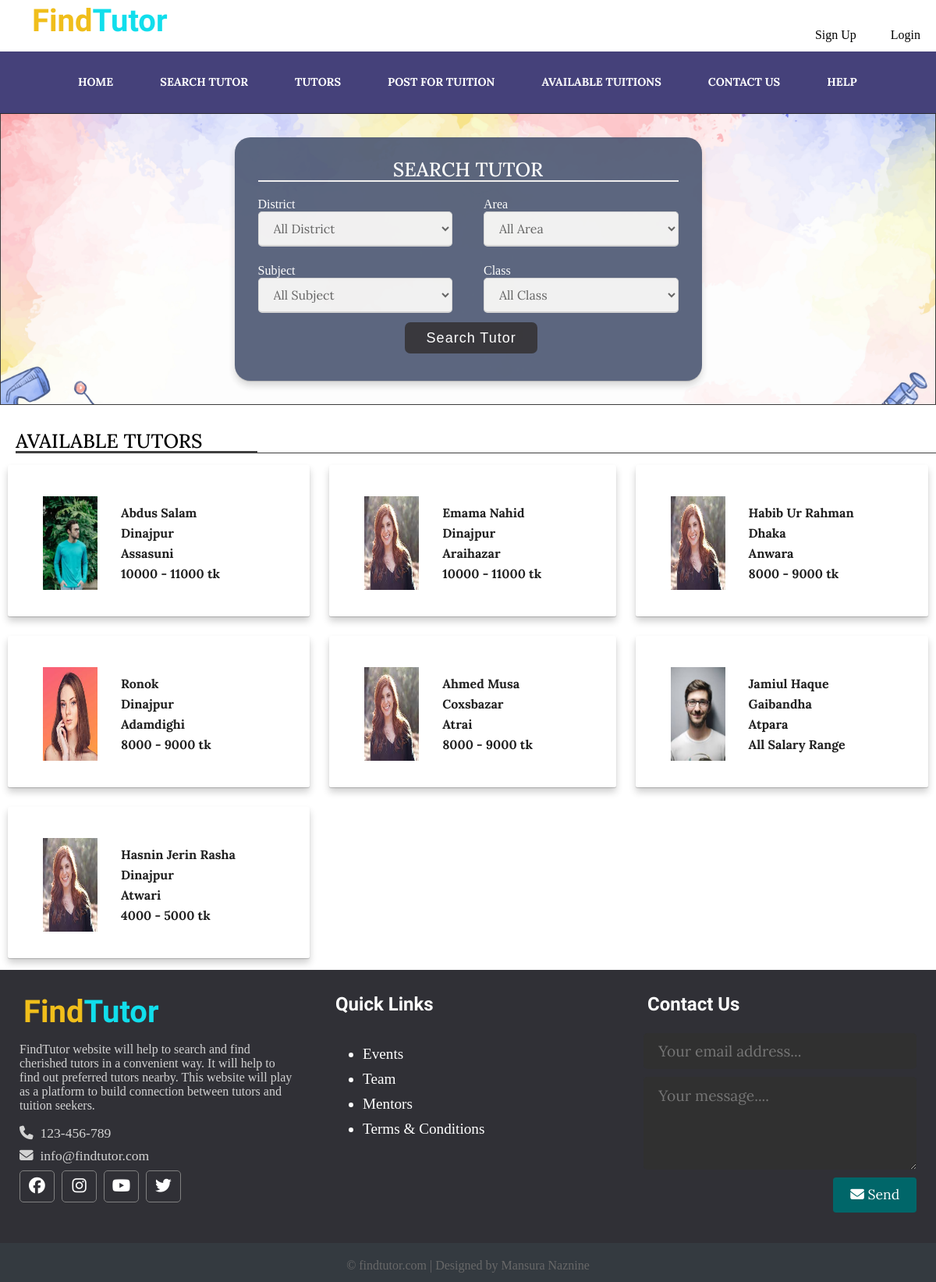
Page /FindTutor/index.php on the committed database.
### tables this page shows
CREATE TABLE `tutors` (
  `id` int(10) DEFAULT NULL,
  `qualification` varchar(255) DEFAULT NULL,
  `subject` varchar(255) DEFAULT NULL,
  `class` varchar(255) DEFAULT NULL,
  `medium` varchar(255) DEFAULT NULL,
  `salary` varchar(25) DEFAULT NULL,
  `gender` varchar(25) DEFAULT NULL,
  `experience` varchar(255) DEFAULT NULL,
  `hour` varchar(255) DEFAULT NULL
);

CREATE TABLE `users` (
  `id` int(11) NOT NULL,
  `email` varchar(255) DEFAULT NULL,
  `username` varchar(255) DEFAULT NULL,
  `password` varchar(255) DEFAULT NULL,
  `tutor` tinyint(4) DEFAULT NULL,
  `img` varchar(255) DEFAULT NULL,
  `district` varchar(255) DEFAULT NULL,
  `area` varchar(255) DEFAULT NULL,
  `phone` int(15) DEFAULT NULL
);

### FindTutor/app/database/db.php (called while the page is built, shortened)
<?php
require('connect.php');
function getAvailableTutors()
{
    global $conn;
    $sql = "SELECT * FROM tutors";
    $stmt = $conn->prepare($sql);
    $stmt->execute();
    $records = $stmt->get_result()->fetch_all(MYSQLI_ASSOC);
    return $records;
}
function getAvailableTutorsUserInfo($id)
{
    global $conn;
    $sql = "SELECT * FROM users WHERE id=$id";
    $sql = $sql . " LIMIT 1";
    $stmt = $conn->prepare($sql);
    $stmt->execute();
    $records = $stmt->get_result()->fetch_all(MYSQLI_ASSOC);
    return $records;
}

### FindTutor/index.php (the view, shortened to what this page needs)
<?php
$tutors = getAvailableTutors();
?>
<!DOCTYPE html>
<html lang="en">
<head>
    <link rel="stylesheet" href="assets/css/style.css">
</head>
<body>
<?php include(ROOT_PATH . "/app/includes/header.php"); ?>
      <div class="page-wrapper">
<div class="search-part-home">
<div class="container">
 <div class="titles">SEARCH TUTOR</div>
 <form action="search_tutor.php" method="post">
    <div class="user-details">
    <div  class="input-box">
         <label>District</label>
                <select name="district" class="text-input">
                  <option>All District</option>
                </select>
         </div>
         <div class="input-box">
      <label>Area</label>
              <select name="area" class="text-input">
                <option>All Area</option>
              </select>
      </div>
        <div  class="input-box">
       <label>Subject</label>
              <select name="subject" class="text-input">
                <option>All Subject</option>
              </select>
       </div>
       <div  class="input-box">
       <label>Class</label>
              <select name="class" class="text-input">
                <option>All Class</option>
              </select>
       </div>
    <div class="button-rgt1">
       <button type="submit" name="register-btn">Search Tutor</button>
    </div>
 </div>
</form>
</div>
</div>
 <div class="available-tutors">AVAILABLE TUTORS</div>
 <div class="grid-container">
 <?php foreach ($tutors as $tutor): ?>
<?php $tutor_basic_info = getAvailableTutorsUserInfo($tutor['id']);
?>
   <div class="containers tutorlist" onclick="document.location=' <?php echo BASE_URL . '/tutor_profile.php' . '?id='; echo $tutor['id']; ?>'">
     <form action="#">
        <div class="available-tuitions">
           <div class="tuition-info photo">
              <img src="<?php echo BASE_URL . '/assets/images/' . $tutor_basic_info[0]['img']; ?>" class="profile-pic" alt="" class="post-image">
              </div>
            <div class="tuition-info-home datas">
              <ul>
                  <li><p><?php echo $tutor_basic_info[0]['username']; ?></p></li>
                  <li><p><?php echo $tutor_basic_info[0]['district']; ?></p></li>
                  <li><p><?php echo $tutor_basic_info[0]['area']; ?></p></li>
                  <li><p><?php echo $tutor['salary']; ?></p></li>
               </ul>
               </div>
     </div>
   </form>
</div>
<?php endforeach; ?>
 </div>
      </div>
   <?php include(ROOT_PATH . "/app/includes/footer.php"); ?>
</body>
</html>

### FindTutor/app/includes/header.php (shortened to what this page needs)
<header>
       <a href="<?php echo BASE_URL . '/index.php' ?>" class="logo">
            <h1 class="logo-text"><span class="span-first">Find</span><span class="span-second">Tutor</span></h1>
       </a>
       <div id="user_description" class="user">
       <?php if (isset($_SESSION['id'])): ?>
       <li class="user-name">
            <a href="#">
              <i class="fa fa-user"></i>
              <h7 id="user_name" class="user-text">
              <?php echo $_SESSION['username']; ?>
              </h7>
              <i class="fa fa-chevron-down" style="font-size:0.8em;"></i>
            </a>
               <ul>
                <li><a href="<?php echo BASE_URL . '/profile.php' ?>">Profile</a></li>
                 <li><a href="#">Notifications</a></li>
                 <li><a href="<?php echo BASE_URL . '/logout.php' ?>" class="logout">Logout</a></li>
              </ul>
          </li>
          <?php else: ?>
         <div class="login">
           <ul><a href="<?php echo BASE_URL . '/registration_options.php' ?>">Sign Up</a></ul>
           <ul><a href="<?php echo BASE_URL . '/login.php' ?>">Login</a></ul>
        </div>
        <?php endif; ?>
       </div>
         <ul id="nav-banner" class="navbar">
            <div class="nav">
               <li><a href="<?php echo BASE_URL . '/index.php' ?>">HOME</a></li>
               <li><a href="<?php echo BASE_URL . '/search_tutor.php' ?>">SEARCH TUTOR</a></li>
               <li><a href="<?php echo BASE_URL . '/tutors.php' ?>">TUTORS</a></li>
               <li><a href="<?php echo BASE_URL . '/post_for_tuition.php' ?>">POST FOR TUITION</a></li>
               <li><a href="<?php echo BASE_URL . '/available_tuitions.php' ?>">AVAILABLE TUITIONS</a></li>
               <li><a href="<?php echo BASE_URL . '/contact_us.php' ?>">CONTACT US</a></li>
               <li><a href="<?php echo BASE_URL . '/help.php' ?>">HELP</a></li>
            </div>
         </ul>
    </header>

### FindTutor/app/includes/footer.php
<div class="footer">
       <div class="footer-content">
          <div class="footer-section about">
            <h1 class="logo-text"><span class="span-first">Find</span><span class="span-second">Tutor</span></h1>
            <p>
               FindTutor website will help to search and find cherished tutors in a convenient way.
               It will help to find out preferred tutors nearby. This website will play as a platform
                to build connection between tutors and tuition seekers.
            </p>
            <div class="contact">
                <span> <i class="fas fa-phone"></i>&nbsp; 123-456-789</span>
                <span> <i class="fas fa-envelope"></i>&nbsp; info@findtutor.com</span>
            </div>
            <div class="socials">
                 <a href="#"><i class="fab fa-facebook"></i></a>
                 <a href="#"><i class="fab fa-instagram"></i></a>
                 <a href="#"><i class="fab fa-youtube"></i></a>
                 <a href="#"><i class="fab fa-twitter"></i></a>
               </div>
          </div>
          <div class="footer-section links">
                <h2>Quick Links</h2>
                <br>
                <ul>
                     <a href="#"><li>Events</li></a>
                     <a href="#"><li>Team</li></a>
                     <a href="#"><li>Mentors</li></a>
                     <a href="#"><li>Terms & Conditions</li></a>
                </ul>
          </div>
          <div class="footer-section contact-form">
                 <h2>Contact Us</h2>
                 <br>
                 <form action="index.html" method="post">
                       <input type="email" name="email" class="text-input contact-input" placeholder="Your email address...">
                       <textarea rows="4" name="message" class="text-input contact-input" placeholder="Your message...."></textarea>
                       <button type="submit" class="btn btn-big contact-btn">
                        <i class="fas fa-envelope"></i>
                        Send
                       </button>
                 </form>
          </div>
       </div>
       <div class="footer-bottom">
          &copy; findtutor.com | Designed by Mansura Naznine
       </div>
   </div>

### rows in the picture
tutors: users.img (picture), users.username "Abdus Salam", users.district "Dinajpur", users.area "Assasuni", salary "10000 - 11000 tk"
tutors: users.img (picture), users.username "Emama Nahid", users.district "Dinajpur", users.area "Araihazar", salary "10000 - 11000 tk"
tutors: users.img (picture), users.username "Habib Ur Rahman", users.district "Dhaka", users.area "Anwara", salary "8000 - 9000 tk"
tutors: users.img (picture), users.username "Ronok", users.district "Dinajpur", users.area "Adamdighi", salary "8000 - 9000 tk"
tutors: users.img (picture), users.username "Ahmed Musa", users.district "Coxsbazar", users.area "Atrai", salary "8000 - 9000 tk"
tutors: users.img (picture), users.username "Jamiul Haque", users.district "Gaibandha", users.area "Atpara", salary "All Salary Range"
tutors: users.img (picture), users.username "Hasnin Jerin Rasha", users.district "Dinajpur", users.area "Atwari", salary "4000 - 5000 tk"
